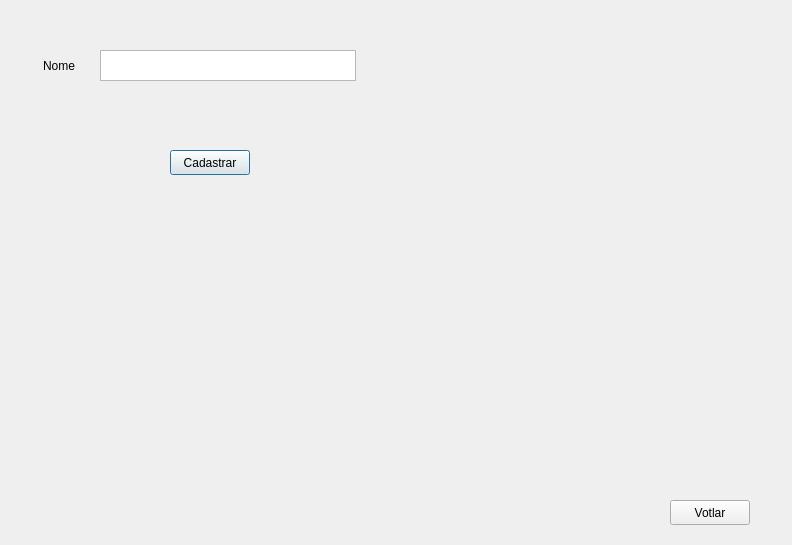
<?xml version="1.0" encoding="UTF-8"?>
<ui version="4.0">
 <class>AddHospede</class>
 <widget class="QDialog" name="AddHospede">
  <property name="geometry">
   <rect>
    <x>0</x>
    <y>0</y>
    <width>792</width>
    <height>545</height>
   </rect>
  </property>
  <property name="windowTitle">
   <string>Dialog</string>
  </property>
  <widget class="QLabel" name="label">
   <property name="geometry">
    <rect>
     <x>0</x>
     <y>0</y>
     <width>801</width>
     <height>551</height>
    </rect>
   </property>
   <property name="text">
    <string/>
   </property>
   <property name="pixmap">
    <pixmap resource="imagens.qrc">:/imagens/fundo-vermelho.jpg</pixmap>
   </property>
  </widget>
  <widget class="QTextBrowser" name="textBrowser">
   <property name="geometry">
    <rect>
     <x>100</x>
     <y>50</y>
     <width>256</width>
     <height>31</height>
    </rect>
   </property>
  </widget>
  <widget class="QLabel" name="label_2">
   <property name="geometry">
    <rect>
     <x>43</x>
     <y>50</y>
     <width>51</width>
     <height>31</height>
    </rect>
   </property>
   <property name="text">
    <string>Nome</string>
   </property>
  </widget>
  <widget class="QPushButton" name="BtCadastrar">
   <property name="geometry">
    <rect>
     <x>170</x>
     <y>150</y>
     <width>80</width>
     <height>25</height>
    </rect>
   </property>
   <property name="text">
    <string>Cadastrar</string>
   </property>
  </widget>
  <widget class="QPushButton" name="Btvoltar">
   <property name="geometry">
    <rect>
     <x>670</x>
     <y>500</y>
     <width>80</width>
     <height>25</height>
    </rect>
   </property>
   <property name="text">
    <string>Votlar</string>
   </property>
  </widget>
 </widget>
 <resources>
  <include location="imagens.qrc"/>
 </resources>
 <connections/>
</ui>
